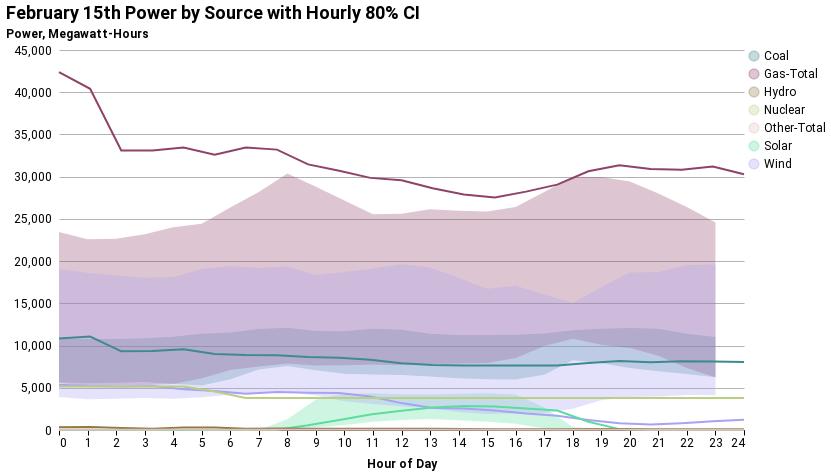

Notebook source saved alongside this figure:
### Code cell
hourly_df = combined_df.groupby([combined_df.index.hour,'Fuel']).quantile([.1,.5,.9]).reset_index()
hourly_df = hourly_df.pivot(index=['datetime','Fuel'],columns='level_2',values='power').rename(columns={
    0.1:'power_p10',
    0.5:'power_p50',
    0.9:'power_p90'}).reset_index()
hourly_df['datetime'] = pd.to_numeric(hourly_df['datetime'])


#print(daily_df.dtypes)
base_chart = alt.Chart(hourly_df).encode(
    x=alt.X('datetime:Q',
         axis=alt.Axis(title='Hour of Day')
     )
)

l_selection = alt.selection_multi(fields=['Fuel'], bind='legend')

area = base_chart.mark_area().encode(
    alt.Y('power_p10:Q',
          axis=alt.Axis(title='Power, Megawatt-Hours')),
    alt.Y2('power_p90:Q'),
    color='Fuel',
    opacity=alt.condition(~l_selection, alt.value(0), alt.value(.3)),
).add_selection(
    l_selection
)

start_date = pd.to_datetime('2021-02-15 00:00:00-06:00')
end_date = pd.to_datetime('2021-02-16 00:00:00-06:00')
f_15_df = combined_df[(combined_df.index>start_date) & (combined_df.index<end_date)]
f_15_df['hours'] = f_15_df.index.hour

l_selection_2 = alt.selection_multi(fields=['Fuel'], bind='legend')
f_15_line = alt.Chart(f_15_df).mark_line().encode(
    x=alt.X('hours:T',
         axis=None
     ),
    y=alt.Y('power:Q',
         axis=alt.Axis(title='Power, Megawatt-Hours')
     ),
    color=alt.Color('Fuel'),
    opacity=alt.condition(~l_selection_2, alt.value(0), alt.value(1)),
).add_selection(
    l_selection_2
)


(area+f_15_line).properties(
    title=['February 15th Power by Source with Hourly 80% CI']
)

### Figure 1 — Vega-Lite specification as saved in the notebook (floating-point values rounded to 4 significant figures; data arrays with more than 128 entries replaced by an {"elided": "..."} marker saying what was removed)
{"width": 685, "height": 380, "config": {"title": {"anchor": "start", "fontSize": 18, "font": "Roboto", "fontColor": "#000000"}, "axisX": {"domain": true, "domainColor": "#000000", "domainWidth": 1, "grid": false, "labelFontSize": 12, "labelFont": "Roboto", "labelAngle": 0, "tickColor": "#000000", "tickSize": 5, "titleFontSize": 12, "titlePadding": 10, "titleFont": "Roboto", "title": ""}, "axisY": {"domain": false, "grid": true, "gridColor": "#B3B3B3", "gridWidth": 1, "labelFontSize": 12, "labelFont": "Roboto", "labelPadding": 8, "ticks": false, "titleFontSize": 12, "titlePadding": 10, "titleFont": "Roboto", "titleAngle": 0, "titleY": -10, "titleX": 18}, "background": "#ffffff", "legend": {"labelFontSize": 12, "labelFont": "Roboto", "symbolSize": 100, "symbolType": "circle", "titleFontSize": 12, "titlePadding": 10, "titleFont": "Roboto", "title": "", "orient": "right", "offset": 0}, "view": {"stroke": "transparent"}, "range": {"category": ["#3f8a8d", "#8f4267", "#8d7b41", "#b9cf84", "#ddc0bd", "#5cdd9f", "#a8a2f4", "#c41c8d"], "diverging": ["#418a8d#319689#38a07c#53a966#77af4b#a0b12c#ceaf04#ffa600"]}, "area": {"fill": "#1696d2"}, "line": {"color": "#1696d2", "stroke": "#1696d2", "strokewidth": 5}, "trail": {"color": "#1696d2", "stroke": "#1696d2", "strokeWidth": 0, "size": 1}, "path": {"stroke": "#1696d2", "strokeWidth": 0.5}, "point": {"filled": true}, "text": {"font": "Roboto", "color": "#1696d2", "fontSize": 11, "align": "right", "fontWeight": 400, "size": 11}, "bar": {"size": 40, "binSpacing": 1, "continuousBandSize": 30, "discreteBandSize": 30, "fill": "#1696d2", "stroke": false}}, "layer": [{"data": {"name": "data-dd7819d8db5abeb8365dd1db3bc2d10e"}, "mark": "area", "encoding": {"color": {"type": "nominal", "field": "Fuel"}, "opacity": {"condition": {"value": 0, "selection": {"not": "selector001"}}, "value": 0.3}, "x": {"type": "quantitative", "axis": {"title": "Hour of Day"}, "field": "datetime"}, "y": {"type": "quantitative", "axis": {"title": "Power, Megawatt-Hours"}, "field": "power_p10"}, "y2": {"field": "power_p90"}}, "selection": {"selector001": {"type": "multi", "fields": ["Fuel"], "bind": "legend"}}}, {"data": {"name": "data-009ef705ee26a157b4aac0bfd1fc524a"}, "mark": "line", "encoding": {"color": {"type": "nominal", "field": "Fuel"}, "opacity": {"condition": {"value": 0, "selection": {"not": "selector002"}}, "value": 1}, "x": {"type": "temporal", "axis": null, "field": "hours"}, "y": {"type": "quantitative", "axis": {"title": "Power, Megawatt-Hours"}, "field": "power"}}, "selection": {"selector002": {"type": "multi", "fields": ["Fuel"], "bind": "legend"}}}], "title": ["February 15th Power by Source with Hourly 80% CI"], "$schema": "https://vega.github.io/schema/vega-lite/v4.8.1.json", "datasets": {"data-dd7819d8db5abeb8365dd1db3bc2d10e": {"elided": "168 records"}, "data-009ef705ee26a157b4aac0bfd1fc524a": {"elided": "161 records"}}}
